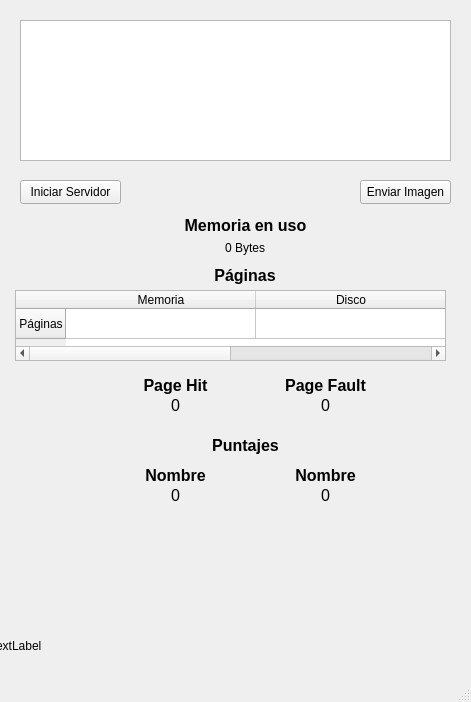
<?xml version="1.0" encoding="UTF-8"?>
<ui version="4.0">
 <class>MainWindow</class>
 <widget class="QMainWindow" name="MainWindow">
  <property name="geometry">
   <rect>
    <x>0</x>
    <y>0</y>
    <width>471</width>
    <height>702</height>
   </rect>
  </property>
  <property name="windowTitle">
   <string>MainWindow</string>
  </property>
  <widget class="QWidget" name="centralwidget">
   <widget class="QPushButton" name="startServerBtn">
    <property name="geometry">
     <rect>
      <x>20</x>
      <y>180</y>
      <width>101</width>
      <height>24</height>
     </rect>
    </property>
    <property name="text">
     <string>Iniciar Servidor</string>
    </property>
   </widget>
   <widget class="QPlainTextEdit" name="logText">
    <property name="geometry">
     <rect>
      <x>20</x>
      <y>20</y>
      <width>431</width>
      <height>141</height>
     </rect>
    </property>
   </widget>
   <widget class="QPushButton" name="sendImgBtn">
    <property name="geometry">
     <rect>
      <x>360</x>
      <y>180</y>
      <width>91</width>
      <height>24</height>
     </rect>
    </property>
    <property name="text">
     <string>Enviar Imagen</string>
    </property>
   </widget>
   <widget class="QLabel" name="label1">
    <property name="geometry">
     <rect>
      <x>-10</x>
      <y>560</y>
      <width>161</width>
      <height>171</height>
     </rect>
    </property>
    <property name="text">
     <string>TextLabel</string>
    </property>
   </widget>
   <widget class="QLabel" name="staticMemoryUsage">
    <property name="geometry">
     <rect>
      <x>180</x>
      <y>210</y>
      <width>131</width>
      <height>31</height>
     </rect>
    </property>
    <property name="font">
     <font>
      <pointsize>12</pointsize>
      <bold>true</bold>
     </font>
    </property>
    <property name="text">
     <string>Memoria en uso</string>
    </property>
    <property name="alignment">
     <set>Qt::AlignCenter</set>
    </property>
   </widget>
   <widget class="QLabel" name="variableMemoryUsage">
    <property name="geometry">
     <rect>
      <x>185</x>
      <y>240</y>
      <width>120</width>
      <height>16</height>
     </rect>
    </property>
    <property name="text">
     <string>0 Bytes</string>
    </property>
    <property name="alignment">
     <set>Qt::AlignCenter</set>
    </property>
   </widget>
   <widget class="QTableWidget" name="tableWidget">
    <property name="geometry">
     <rect>
      <x>15</x>
      <y>290</y>
      <width>431</width>
      <height>71</height>
     </rect>
    </property>
    <property name="rowCount">
     <number>1</number>
    </property>
    <attribute name="horizontalHeaderDefaultSectionSize">
     <number>190</number>
    </attribute>
    <row>
     <property name="text">
      <string>Páginas</string>
     </property>
     <property name="textAlignment">
      <set>AlignCenter</set>
     </property>
    </row>
    <column>
     <property name="text">
      <string>Memoria</string>
     </property>
    </column>
    <column>
     <property name="text">
      <string>Disco</string>
     </property>
    </column>
    <item row="0" column="0">
     <property name="text">
      <string/>
     </property>
    </item>
   </widget>
   <widget class="QLabel" name="staticPages">
    <property name="geometry">
     <rect>
      <x>125</x>
      <y>260</y>
      <width>240</width>
      <height>31</height>
     </rect>
    </property>
    <property name="font">
     <font>
      <pointsize>12</pointsize>
      <bold>true</bold>
     </font>
    </property>
    <property name="text">
     <string>Páginas</string>
    </property>
    <property name="alignment">
     <set>Qt::AlignCenter</set>
    </property>
   </widget>
   <widget class="QLabel" name="staticPageHit">
    <property name="geometry">
     <rect>
      <x>130</x>
      <y>370</y>
      <width>91</width>
      <height>31</height>
     </rect>
    </property>
    <property name="font">
     <font>
      <pointsize>12</pointsize>
      <bold>true</bold>
     </font>
    </property>
    <property name="text">
     <string>Page Hit</string>
    </property>
    <property name="alignment">
     <set>Qt::AlignCenter</set>
    </property>
   </widget>
   <widget class="QLabel" name="staticPageFault">
    <property name="geometry">
     <rect>
      <x>280</x>
      <y>370</y>
      <width>91</width>
      <height>31</height>
     </rect>
    </property>
    <property name="font">
     <font>
      <pointsize>12</pointsize>
      <bold>true</bold>
     </font>
    </property>
    <property name="text">
     <string>Page Fault</string>
    </property>
    <property name="alignment">
     <set>Qt::AlignCenter</set>
    </property>
   </widget>
   <widget class="QLabel" name="pageHit">
    <property name="geometry">
     <rect>
      <x>130</x>
      <y>390</y>
      <width>91</width>
      <height>31</height>
     </rect>
    </property>
    <property name="font">
     <font>
      <pointsize>12</pointsize>
      <bold>false</bold>
     </font>
    </property>
    <property name="text">
     <string>0</string>
    </property>
    <property name="alignment">
     <set>Qt::AlignCenter</set>
    </property>
   </widget>
   <widget class="QLabel" name="pageFault">
    <property name="geometry">
     <rect>
      <x>280</x>
      <y>390</y>
      <width>91</width>
      <height>31</height>
     </rect>
    </property>
    <property name="font">
     <font>
      <pointsize>12</pointsize>
      <bold>false</bold>
     </font>
    </property>
    <property name="text">
     <string>0</string>
    </property>
    <property name="alignment">
     <set>Qt::AlignCenter</set>
    </property>
   </widget>
   <widget class="QLabel" name="staticPoints">
    <property name="geometry">
     <rect>
      <x>200</x>
      <y>430</y>
      <width>91</width>
      <height>31</height>
     </rect>
    </property>
    <property name="font">
     <font>
      <pointsize>12</pointsize>
      <bold>true</bold>
     </font>
    </property>
    <property name="text">
     <string>Puntajes</string>
    </property>
    <property name="alignment">
     <set>Qt::AlignCenter</set>
    </property>
   </widget>
   <widget class="QLabel" name="staticName1">
    <property name="geometry">
     <rect>
      <x>130</x>
      <y>460</y>
      <width>91</width>
      <height>31</height>
     </rect>
    </property>
    <property name="font">
     <font>
      <pointsize>12</pointsize>
      <bold>true</bold>
     </font>
    </property>
    <property name="text">
     <string>Nombre</string>
    </property>
    <property name="alignment">
     <set>Qt::AlignCenter</set>
    </property>
   </widget>
   <widget class="QLabel" name="staticName2">
    <property name="geometry">
     <rect>
      <x>280</x>
      <y>460</y>
      <width>91</width>
      <height>31</height>
     </rect>
    </property>
    <property name="font">
     <font>
      <pointsize>12</pointsize>
      <bold>true</bold>
     </font>
    </property>
    <property name="text">
     <string>Nombre</string>
    </property>
    <property name="alignment">
     <set>Qt::AlignCenter</set>
    </property>
   </widget>
   <widget class="QLabel" name="points1">
    <property name="geometry">
     <rect>
      <x>130</x>
      <y>480</y>
      <width>91</width>
      <height>31</height>
     </rect>
    </property>
    <property name="font">
     <font>
      <pointsize>12</pointsize>
      <bold>false</bold>
     </font>
    </property>
    <property name="text">
     <string>0</string>
    </property>
    <property name="alignment">
     <set>Qt::AlignCenter</set>
    </property>
   </widget>
   <widget class="QLabel" name="points2">
    <property name="geometry">
     <rect>
      <x>280</x>
      <y>480</y>
      <width>91</width>
      <height>31</height>
     </rect>
    </property>
    <property name="font">
     <font>
      <pointsize>12</pointsize>
      <bold>false</bold>
     </font>
    </property>
    <property name="text">
     <string>0</string>
    </property>
    <property name="alignment">
     <set>Qt::AlignCenter</set>
    </property>
   </widget>
  </widget>
  <widget class="QMenuBar" name="menubar">
   <property name="geometry">
    <rect>
     <x>0</x>
     <y>0</y>
     <width>471</width>
     <height>21</height>
    </rect>
   </property>
  </widget>
  <widget class="QStatusBar" name="statusbar"/>
 </widget>
 <resources/>
 <connections/>
</ui>
